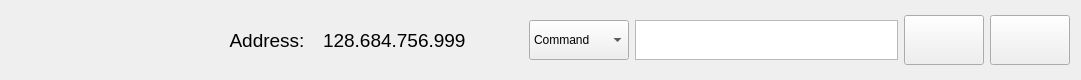
<?xml version="1.0" encoding="UTF-8"?>
<ui version="4.0">
 <class>UAVForm</class>
 <widget class="QWidget" name="UAVForm">
  <property name="geometry">
   <rect>
    <x>0</x>
    <y>0</y>
    <width>1081</width>
    <height>80</height>
   </rect>
  </property>
  <property name="minimumSize">
   <size>
    <width>0</width>
    <height>80</height>
   </size>
  </property>
  <property name="maximumSize">
   <size>
    <width>16777215</width>
    <height>97</height>
   </size>
  </property>
  <property name="windowTitle">
   <string>Form</string>
  </property>
  <layout class="QHBoxLayout" name="horizontalLayout">
   <item>
    <widget class="QLabel" name="label_id">
     <property name="minimumSize">
      <size>
       <width>200</width>
       <height>0</height>
      </size>
     </property>
     <property name="maximumSize">
      <size>
       <width>200</width>
       <height>16777215</height>
      </size>
     </property>
     <property name="font">
      <font>
       <pointsize>14</pointsize>
       <italic>true</italic>
       <bold>true</bold>
      </font>
     </property>
     <property name="text">
      <string/>
     </property>
     <property name="alignment">
      <set>Qt::AlignCenter</set>
     </property>
    </widget>
   </item>
   <item>
    <widget class="QLabel" name="label">
     <property name="minimumSize">
      <size>
       <width>100</width>
       <height>0</height>
      </size>
     </property>
     <property name="maximumSize">
      <size>
       <width>100</width>
       <height>16777215</height>
      </size>
     </property>
     <property name="font">
      <font>
       <pointsize>14</pointsize>
      </font>
     </property>
     <property name="text">
      <string>Address:</string>
     </property>
     <property name="alignment">
      <set>Qt::AlignCenter</set>
     </property>
    </widget>
   </item>
   <item>
    <widget class="QLabel" name="label_address">
     <property name="minimumSize">
      <size>
       <width>200</width>
       <height>0</height>
      </size>
     </property>
     <property name="maximumSize">
      <size>
       <width>200</width>
       <height>16777215</height>
      </size>
     </property>
     <property name="font">
      <font>
       <pointsize>14</pointsize>
      </font>
     </property>
     <property name="text">
      <string>128.684.756.999</string>
     </property>
     <property name="alignment">
      <set>Qt::AlignLeading|Qt::AlignLeft|Qt::AlignVCenter</set>
     </property>
    </widget>
   </item>
   <item>
    <widget class="QComboBox" name="comboBox">
     <property name="sizePolicy">
      <sizepolicy hsizetype="Preferred" vsizetype="Preferred">
       <horstretch>0</horstretch>
       <verstretch>0</verstretch>
      </sizepolicy>
     </property>
     <property name="minimumSize">
      <size>
       <width>100</width>
       <height>40</height>
      </size>
     </property>
     <property name="maximumSize">
      <size>
       <width>16777215</width>
       <height>40</height>
      </size>
     </property>
     <item>
      <property name="text">
       <string>Command</string>
      </property>
     </item>
     <item>
      <property name="text">
       <string>Message</string>
      </property>
     </item>
    </widget>
   </item>
   <item>
    <widget class="QPlainTextEdit" name="plainTextEdit_content">
     <property name="minimumSize">
      <size>
       <width>0</width>
       <height>40</height>
      </size>
     </property>
     <property name="maximumSize">
      <size>
       <width>300</width>
       <height>40</height>
      </size>
     </property>
    </widget>
   </item>
   <item>
    <widget class="QPushButton" name="btn_sned">
     <property name="sizePolicy">
      <sizepolicy hsizetype="Minimum" vsizetype="Preferred">
       <horstretch>0</horstretch>
       <verstretch>0</verstretch>
      </sizepolicy>
     </property>
     <property name="minimumSize">
      <size>
       <width>80</width>
       <height>50</height>
      </size>
     </property>
     <property name="maximumSize">
      <size>
       <width>16777215</width>
       <height>50</height>
      </size>
     </property>
     <property name="text">
      <string/>
     </property>
    </widget>
   </item>
   <item>
    <widget class="QPushButton" name="pushButton_2">
     <property name="sizePolicy">
      <sizepolicy hsizetype="Minimum" vsizetype="Preferred">
       <horstretch>0</horstretch>
       <verstretch>0</verstretch>
      </sizepolicy>
     </property>
     <property name="minimumSize">
      <size>
       <width>80</width>
       <height>50</height>
      </size>
     </property>
     <property name="maximumSize">
      <size>
       <width>16777215</width>
       <height>50</height>
      </size>
     </property>
     <property name="text">
      <string/>
     </property>
    </widget>
   </item>
  </layout>
 </widget>
 <resources/>
 <connections/>
</ui>
